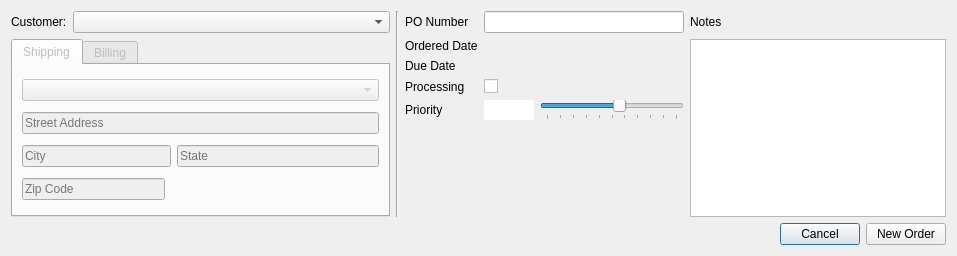
<?xml version="1.0" encoding="UTF-8"?>
<ui version="4.0">
 <class>Dialog</class>
 <widget class="QDialog" name="Dialog">
  <property name="geometry">
   <rect>
    <x>0</x>
    <y>0</y>
    <width>957</width>
    <height>256</height>
   </rect>
  </property>
  <property name="windowTitle">
   <string>Dialog</string>
  </property>
  <layout class="QGridLayout" name="gridLayout">
   <item row="0" column="0">
    <layout class="QHBoxLayout" name="horizontalLayout_3">
     <item>
      <layout class="QGridLayout" name="customer_layout" columnstretch="0,1">
       <item row="0" column="0">
        <widget class="QLabel" name="customer_label">
         <property name="text">
          <string>Customer:</string>
         </property>
        </widget>
       </item>
       <item row="1" column="0" colspan="2">
        <widget class="QTabWidget" name="tabs">
         <property name="enabled">
          <bool>false</bool>
         </property>
         <property name="mouseTracking">
          <bool>true</bool>
         </property>
         <property name="focusPolicy">
          <enum>Qt::ClickFocus</enum>
         </property>
         <property name="currentIndex">
          <number>0</number>
         </property>
         <widget class="QWidget" name="tab_shipping">
          <property name="mouseTracking">
           <bool>true</bool>
          </property>
          <property name="focusPolicy">
           <enum>Qt::TabFocus</enum>
          </property>
          <property name="toolTip">
           <string/>
          </property>
          <attribute name="title">
           <string>Shipping</string>
          </attribute>
          <layout class="QGridLayout" name="gridLayout_3">
           <item row="4" column="0" colspan="2">
            <widget class="QLineEdit" name="s_city">
             <property name="mouseTracking">
              <bool>true</bool>
             </property>
             <property name="focusPolicy">
              <enum>Qt::StrongFocus</enum>
             </property>
             <property name="styleSheet">
              <string notr="true"/>
             </property>
             <property name="readOnly">
              <bool>true</bool>
             </property>
             <property name="placeholderText">
              <string>City</string>
             </property>
            </widget>
           </item>
           <item row="4" column="2">
            <widget class="QLineEdit" name="s_state">
             <property name="mouseTracking">
              <bool>true</bool>
             </property>
             <property name="focusPolicy">
              <enum>Qt::StrongFocus</enum>
             </property>
             <property name="readOnly">
              <bool>true</bool>
             </property>
             <property name="placeholderText">
              <string>State</string>
             </property>
            </widget>
           </item>
           <item row="5" column="1" colspan="2">
            <spacer name="horizontalSpacer">
             <property name="orientation">
              <enum>Qt::Horizontal</enum>
             </property>
             <property name="sizeHint" stdset="0">
              <size>
               <width>208</width>
               <height>20</height>
              </size>
             </property>
            </spacer>
           </item>
           <item row="5" column="0">
            <widget class="QLineEdit" name="s_zipcode">
             <property name="mouseTracking">
              <bool>true</bool>
             </property>
             <property name="focusPolicy">
              <enum>Qt::StrongFocus</enum>
             </property>
             <property name="readOnly">
              <bool>true</bool>
             </property>
             <property name="placeholderText">
              <string>Zip Code</string>
             </property>
            </widget>
           </item>
           <item row="3" column="0" colspan="3">
            <widget class="QLineEdit" name="s_address2">
             <property name="mouseTracking">
              <bool>true</bool>
             </property>
             <property name="focusPolicy">
              <enum>Qt::StrongFocus</enum>
             </property>
             <property name="readOnly">
              <bool>true</bool>
             </property>
             <property name="placeholderText">
              <string>Street Address</string>
             </property>
            </widget>
           </item>
           <item row="2" column="0" colspan="3">
            <widget class="QComboBox" name="s_address1">
             <property name="editable">
              <bool>false</bool>
             </property>
            </widget>
           </item>
          </layout>
         </widget>
         <widget class="QWidget" name="tab_billing">
          <attribute name="title">
           <string>Billing</string>
          </attribute>
          <layout class="QGridLayout" name="gridLayout_4">
           <item row="3" column="0" colspan="2">
            <widget class="QLineEdit" name="b_city">
             <property name="readOnly">
              <bool>true</bool>
             </property>
             <property name="placeholderText">
              <string>City</string>
             </property>
            </widget>
           </item>
           <item row="3" column="2">
            <widget class="QLineEdit" name="b_state">
             <property name="readOnly">
              <bool>true</bool>
             </property>
             <property name="placeholderText">
              <string>State</string>
             </property>
            </widget>
           </item>
           <item row="4" column="1" colspan="2">
            <spacer name="horizontalSpacer_2">
             <property name="orientation">
              <enum>Qt::Horizontal</enum>
             </property>
             <property name="sizeHint" stdset="0">
              <size>
               <width>208</width>
               <height>20</height>
              </size>
             </property>
            </spacer>
           </item>
           <item row="4" column="0">
            <widget class="QLineEdit" name="b_zipcode">
             <property name="readOnly">
              <bool>true</bool>
             </property>
             <property name="placeholderText">
              <string>Zip Code</string>
             </property>
            </widget>
           </item>
           <item row="2" column="0" colspan="3">
            <widget class="QLineEdit" name="b_address2">
             <property name="readOnly">
              <bool>true</bool>
             </property>
             <property name="placeholderText">
              <string>Street Address</string>
             </property>
            </widget>
           </item>
           <item row="1" column="0" colspan="3">
            <widget class="QComboBox" name="b_address1">
             <property name="editable">
              <bool>false</bool>
             </property>
            </widget>
           </item>
          </layout>
         </widget>
        </widget>
       </item>
       <item row="0" column="1">
        <widget class="QComboBox" name="customer"/>
       </item>
      </layout>
     </item>
     <item>
      <widget class="Line" name="line">
       <property name="orientation">
        <enum>Qt::Vertical</enum>
       </property>
      </widget>
     </item>
     <item>
      <layout class="QGridLayout" name="order_layout" rowstretch="0,0,0,0,0,1" columnstretch="0,0,0">
       <item row="3" column="0">
        <widget class="QLabel" name="label_7">
         <property name="text">
          <string>Processing</string>
         </property>
        </widget>
       </item>
       <item row="0" column="1">
        <widget class="QLineEdit" name="po_number">
         <property name="minimumSize">
          <size>
           <width>200</width>
           <height>0</height>
          </size>
         </property>
         <property name="readOnly">
          <bool>false</bool>
         </property>
        </widget>
       </item>
       <item row="4" column="1">
        <layout class="QHBoxLayout" name="horizontalLayout" stretch="0,1">
         <item>
          <widget class="QLineEdit" name="priority_digit">
           <property name="maximumSize">
            <size>
             <width>50</width>
             <height>16777215</height>
            </size>
           </property>
           <property name="inputMask">
            <string/>
           </property>
           <property name="text">
            <string/>
           </property>
           <property name="frame">
            <bool>false</bool>
           </property>
           <property name="alignment">
            <set>Qt::AlignCenter</set>
           </property>
          </widget>
         </item>
         <item>
          <widget class="QSlider" name="priority_slider">
           <property name="maximum">
            <number>999</number>
           </property>
           <property name="singleStep">
            <number>10</number>
           </property>
           <property name="pageStep">
            <number>100</number>
           </property>
           <property name="value">
            <number>555</number>
           </property>
           <property name="orientation">
            <enum>Qt::Horizontal</enum>
           </property>
           <property name="invertedAppearance">
            <bool>false</bool>
           </property>
           <property name="invertedControls">
            <bool>true</bool>
           </property>
           <property name="tickPosition">
            <enum>QSlider::TicksBelow</enum>
           </property>
           <property name="tickInterval">
            <number>100</number>
           </property>
          </widget>
         </item>
        </layout>
       </item>
       <item row="1" column="0">
        <widget class="QLabel" name="label_6">
         <property name="text">
          <string>Ordered Date</string>
         </property>
        </widget>
       </item>
       <item row="2" column="0">
        <widget class="QLabel" name="label_3">
         <property name="text">
          <string>Due Date</string>
         </property>
        </widget>
       </item>
       <item row="4" column="0">
        <widget class="QLabel" name="label">
         <property name="text">
          <string>Priority</string>
         </property>
        </widget>
       </item>
       <item row="0" column="2">
        <widget class="QLabel" name="label_4">
         <property name="text">
          <string>Notes</string>
         </property>
        </widget>
       </item>
       <item row="0" column="0">
        <widget class="QLabel" name="label_5">
         <property name="text">
          <string>PO Number</string>
         </property>
        </widget>
       </item>
       <item row="3" column="1">
        <widget class="QCheckBox" name="processing">
         <property name="text">
          <string/>
         </property>
        </widget>
       </item>
       <item row="5" column="1">
        <spacer name="verticalSpacer">
         <property name="orientation">
          <enum>Qt::Vertical</enum>
         </property>
         <property name="sizeHint" stdset="0">
          <size>
           <width>20</width>
           <height>40</height>
          </size>
         </property>
        </spacer>
       </item>
       <item row="1" column="2" rowspan="5">
        <widget class="QPlainTextEdit" name="notes"/>
       </item>
      </layout>
     </item>
    </layout>
   </item>
   <item row="1" column="0">
    <layout class="QHBoxLayout" name="horizontalLayout_2">
     <item>
      <spacer name="horizontalSpacer_3">
       <property name="orientation">
        <enum>Qt::Horizontal</enum>
       </property>
       <property name="sizeHint" stdset="0">
        <size>
         <width>40</width>
         <height>20</height>
        </size>
       </property>
      </spacer>
     </item>
     <item>
      <widget class="QPushButton" name="button_cancel">
       <property name="text">
        <string>Cancel</string>
       </property>
      </widget>
     </item>
     <item>
      <widget class="QPushButton" name="button_new_order">
       <property name="text">
        <string>New Order</string>
       </property>
      </widget>
     </item>
    </layout>
   </item>
  </layout>
 </widget>
 <resources/>
 <connections/>
</ui>
